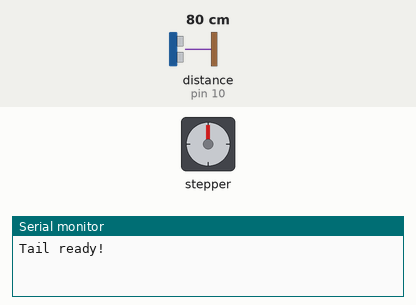
Bench run of a sketch on a simulated Arduino Uno, built with avr-gcc and run on an emulated ATmega328P. On the bench: stepper motor, the last lines printed to the serial monitor. Wiring (inferred from the names in the program): ultrasonic range finder: trigger pin 9; echo pin 10; stepper motor driver (200 steps per turn assumed): step pin 3; direction pin 6; enable pin 8. The inputs (shaded band) are chosen by the test bench; at power-on: distance to the obstacle (sensor on pin 10) 80 cm. The echo pulse lasts 58.3 µs per cm.

Above: at 1.2 s.
1.3 s: distance to the obstacle (sensor on pin 10) set to 27 cm
2.8 s: distance to the obstacle (sensor on pin 10) set to 23 cm
At 3.32 s:
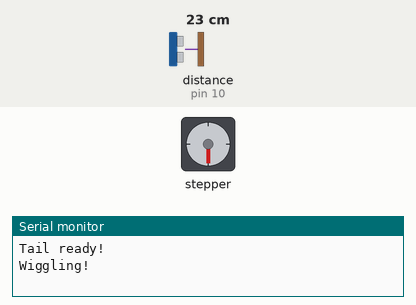
At 4.36 s:
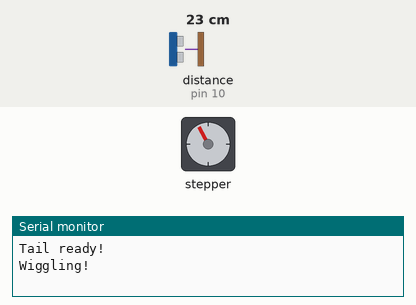
Timing chart, 0 to 7.2 s (numbered marks = the images above; inputs shaded):
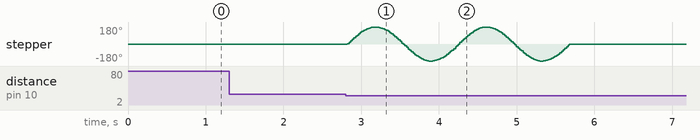

The sketch:

tail.ino
```cpp
#include <math.h>

// ===== STEPPER MOTOR =====
const int STEP_PIN = 3;
const int DIR_PIN = 6;
const int EN_PIN = 8;

// ===== HC-SR04 SENSOR =====
const int TRIG_PIN = 9;
const int ECHO_PIN = 10;

// ===== ADJUSTABLE SETTINGS =====
const int SWING_STEPS = 200;        // Total steps between ends
const float WIGGLE_SPEED = 0.7;     // Complete cycles per second
const int WIGGLE_COUNT = 2;         // Number of full wiggles

const int DETECT_DISTANCE = 25;     // Trigger within 25 cm
const int MIN_DISTANCE = 3;         // Ignore very close readings

const unsigned long SENSOR_INTERVAL = 60;
const unsigned long COOLDOWN = 500;

// ===== STATE =====
bool isWiggling = false;
bool sensorArmed = true;

unsigned long wiggleStart = 0;
unsigned long lastSensorCheck = 0;
unsigned long wiggleFinished = 0;

long currentStep = 0;

// ===== SETUP =====
void setup() {
  pinMode(STEP_PIN, OUTPUT);
  pinMode(DIR_PIN, OUTPUT);
  pinMode(EN_PIN, OUTPUT);

  pinMode(TRIG_PIN, OUTPUT);
  pinMode(ECHO_PIN, INPUT);

  digitalWrite(STEP_PIN, LOW);
  digitalWrite(TRIG_PIN, LOW);
  digitalWrite(EN_PIN, LOW);

  Serial.begin(9600);
  Serial.println("Tail ready!");
}

// ===== DISTANCE READING =====
float readDistance() {
  digitalWrite(TRIG_PIN, LOW);
  delayMicroseconds(2);

  digitalWrite(TRIG_PIN, HIGH);
  delayMicroseconds(10);
  digitalWrite(TRIG_PIN, LOW);

  unsigned long duration =
      pulseIn(ECHO_PIN, HIGH, 25000UL);

  if (duration == 0) return -1;

  return duration * 0.0343 / 2.0;
}

// ===== MOVE MOTOR =====
void moveToStep(long targetStep) {
  if (targetStep == currentStep) return;

  bool direction = targetStep > currentStep;

  digitalWrite(DIR_PIN, direction ? HIGH : LOW);
  delayMicroseconds(5);

  digitalWrite(STEP_PIN, HIGH);
  delayMicroseconds(5);
  digitalWrite(STEP_PIN, LOW);

  currentStep += direction ? 1 : -1;
}

// ===== START WIGGLE =====
void startWiggle() {
  isWiggling = true;
  sensorArmed = false;
  wiggleStart = millis();

  Serial.println("Wiggling!");
}

// ===== MAIN LOOP =====
void loop() {
  unsigned long now = millis();

  // ===== WIGGLING MODE =====
  if (isWiggling) {

    float elapsed = (now - wiggleStart) / 1000.0;

    float totalDuration =
        WIGGLE_COUNT / WIGGLE_SPEED;

    if (elapsed >= totalDuration) {

      // Return to center before finishing
      if (currentStep != 0) {
        moveToStep(0);
      } else {
        isWiggling = false;
        wiggleFinished = millis();

        Serial.println("Wiggle finished!");
      }

      return;
    }

    // Smooth sine-wave movement
    float angle =
        2.0 * PI * WIGGLE_SPEED * elapsed;

    long targetStep = round(
        (SWING_STEPS / 2.0) * sin(angle)
    );

    moveToStep(targetStep);

    // Sensor is completely ignored here
    return;
  }

  // ===== COOLDOWN =====
  if (now - wiggleFinished < COOLDOWN &&
      !sensorArmed) {
    return;
  }

  // ===== SENSOR CHECK =====
  if (now - lastSensorCheck >= SENSOR_INTERVAL) {
    lastSensorCheck = now;

    float distance = readDistance();

    if (distance < 0) return;

    // Rearm only after hand moves away
    if (distance > DETECT_DISTANCE) {
      sensorArmed = true;
    }

    // Trigger when hand comes into range
    if (sensorArmed &&
        distance >= MIN_DISTANCE &&
        distance <= DETECT_DISTANCE) {

      startWiggle();
    }
  }
}
```

Measured:
- the behaviour switches between 26 and 25 cm on distance to the obstacle (sensor on pin 10) (found by bisection; images 0 and 1)
- after the input at 1.3 s, every drawn part: stays the same
- after the input at 2.8 s, stepper: turns 180° clockwise in 0.33 s, then 360° counter-clockwise in 0.67 s, then 360° clockwise in 0.67 s, then 360° counter-clockwise in 0.67 s, and so on
